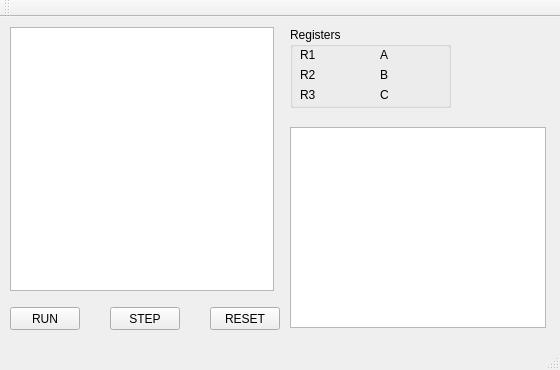
<?xml version="1.0" encoding="UTF-8"?>
<ui version="4.0">
 <class>ProcessorWindow</class>
 <widget class="QMainWindow" name="ProcessorWindow">
  <property name="geometry">
   <rect>
    <x>0</x>
    <y>0</y>
    <width>560</width>
    <height>370</height>
   </rect>
  </property>
  <property name="windowTitle">
   <string>ProcessorWindow</string>
  </property>
  <widget class="QWidget" name="centralWidget">
   <widget class="QGraphicsView" name="monitor">
    <property name="geometry">
     <rect>
      <x>10</x>
      <y>10</y>
      <width>264</width>
      <height>264</height>
     </rect>
    </property>
   </widget>
   <widget class="QPushButton" name="runButton">
    <property name="geometry">
     <rect>
      <x>10</x>
      <y>290</y>
      <width>70</width>
      <height>23</height>
     </rect>
    </property>
    <property name="text">
     <string>RUN</string>
    </property>
   </widget>
   <widget class="QPushButton" name="stopButton">
    <property name="geometry">
     <rect>
      <x>110</x>
      <y>290</y>
      <width>70</width>
      <height>23</height>
     </rect>
    </property>
    <property name="text">
     <string>STEP</string>
    </property>
   </widget>
   <widget class="QPushButton" name="resetButton">
    <property name="geometry">
     <rect>
      <x>210</x>
      <y>290</y>
      <width>70</width>
      <height>23</height>
     </rect>
    </property>
    <property name="text">
     <string>RESET</string>
    </property>
   </widget>
   <widget class="QGroupBox" name="registersGrp">
    <property name="geometry">
     <rect>
      <x>290</x>
      <y>10</y>
      <width>161</width>
      <height>81</height>
     </rect>
    </property>
    <property name="title">
     <string>Registers</string>
    </property>
    <property name="flat">
     <bool>false</bool>
    </property>
    <property name="checkable">
     <bool>false</bool>
    </property>
    <widget class="QLabel" name="label">
     <property name="geometry">
      <rect>
       <x>10</x>
       <y>20</y>
       <width>57</width>
       <height>15</height>
      </rect>
     </property>
     <property name="text">
      <string>R1</string>
     </property>
    </widget>
    <widget class="QLabel" name="label_2">
     <property name="geometry">
      <rect>
       <x>10</x>
       <y>40</y>
       <width>57</width>
       <height>15</height>
      </rect>
     </property>
     <property name="text">
      <string>R2</string>
     </property>
    </widget>
    <widget class="QLabel" name="label_3">
     <property name="geometry">
      <rect>
       <x>90</x>
       <y>20</y>
       <width>57</width>
       <height>15</height>
      </rect>
     </property>
     <property name="text">
      <string>A</string>
     </property>
    </widget>
    <widget class="QLabel" name="label_4">
     <property name="geometry">
      <rect>
       <x>90</x>
       <y>40</y>
       <width>57</width>
       <height>15</height>
      </rect>
     </property>
     <property name="text">
      <string>B</string>
     </property>
    </widget>
    <widget class="QLabel" name="label_5">
     <property name="geometry">
      <rect>
       <x>10</x>
       <y>60</y>
       <width>57</width>
       <height>15</height>
      </rect>
     </property>
     <property name="text">
      <string>R3</string>
     </property>
    </widget>
    <widget class="QLabel" name="label_6">
     <property name="geometry">
      <rect>
       <x>90</x>
       <y>60</y>
       <width>57</width>
       <height>15</height>
      </rect>
     </property>
     <property name="text">
      <string>C</string>
     </property>
    </widget>
   </widget>
   <widget class="QTextBrowser" name="txtEditor">
    <property name="geometry">
     <rect>
      <x>290</x>
      <y>110</y>
      <width>256</width>
      <height>201</height>
     </rect>
    </property>
   </widget>
  </widget>
  <widget class="QMenuBar" name="menuBar">
   <property name="geometry">
    <rect>
     <x>0</x>
     <y>0</y>
     <width>560</width>
     <height>20</height>
    </rect>
   </property>
  </widget>
  <widget class="QToolBar" name="mainToolBar">
   <attribute name="toolBarArea">
    <enum>TopToolBarArea</enum>
   </attribute>
   <attribute name="toolBarBreak">
    <bool>false</bool>
   </attribute>
  </widget>
  <widget class="QStatusBar" name="statusBar"/>
 </widget>
 <layoutdefault spacing="6" margin="11"/>
 <resources/>
 <connections/>
</ui>
